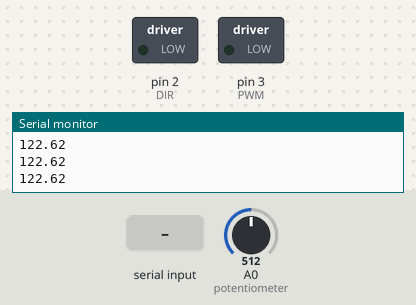
A sketch run on a simulated Arduino Uno, built with avr-gcc and run on an emulated ATmega328P. Parts: switched loads named in the sketch (green lamp = pin HIGH), the last lines printed to the serial monitor. The inputs (shaded band) are chosen by the test bench; at power-on: A0 (potentiometer) = 512.

Above: at 1.2 s.
1.3 s: "90,45\n" received over Serial
At 2.6 s:
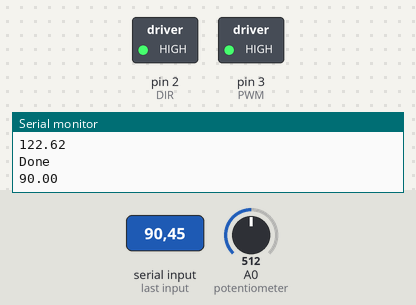
Timing chart, 0 to 4.3 s (numbered marks = the images above; inputs shaded):
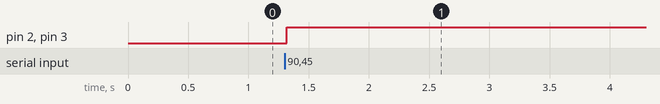

Measured:
- after the input at 1.3 s, pin 2 (DIR), pin 3 (PWM): LOW → HIGH at once

The sketch:

closedLoop_v2.ino
```cpp
#include <stdio.h>
#include <math.h>

#define SPEED 255
#define PWM 3 //PWM pin
#define DIR 2 //Direction pin
#define MAXANG 300 //Maximum angle
#define MINANG 60 //Minimum angle
#define THRESHOLD 5
#define ACW 0
#define CW 255


void setup()
{
  pinMode(PWM, OUTPUT);
  pinMode(DIR, OUTPUT);
  Serial.begin(9600);
}

void loop()
{

  double throttlePer;
  while(Serial.available()==0){
    Serial.println(potAngle());
    }

  while(Serial.available()>0) {
    Serial.println("Done");
    throttlePer = Serial.parseFloat(SKIP_WHITESPACE);
    Serial.println(throttlePer);
    setThrottle(throttlePer);
  }

}


void setThrottle(double per){

  double pedAng = ((per/100.0)*(MAXANG-MINANG))+MINANG;
  //Serial.println(pedAng);
  setPos(pedAng);

}

void setPos(double ang){

  /*If the desired angle is outside possible
    pedal angles raise error*/
  if(ang<MINANG or ang>MAXANG){
    Serial.println("Error: Angle our of bounds");
    analogWrite(PWM, 0);
  }
  else{
    /*If current angle less than desired angle
      rotate motor CW*/
    while(ang>potAngle()+THRESHOLD){
      analogWrite(PWM, SPEED);
      analogWrite(DIR, CW);
    }

    /*If current angle greater than desired angle
      rotate motor ACW*/
    while(ang<potAngle()-THRESHOLD){
      analogWrite(PWM, SPEED);
      analogWrite(DIR, ACW);
    }

    /*If the current position is at desired angle
      (or within threshold) turn off motor*/
    if(potAngle()+THRESHOLD<=ang<=potAngle()-THRESHOLD){
      analogWrite(PWM, 0);
      Serial.println("OFF");
    }
  }
}


double potAngle(){

    double potValue = analogRead(A0);//Getting the current potentiometer value
    double potAngleCart = (245/1023.0)*potValue;
//Convering the pot position to cartesian angle

    return potAngleCart;
}
```
